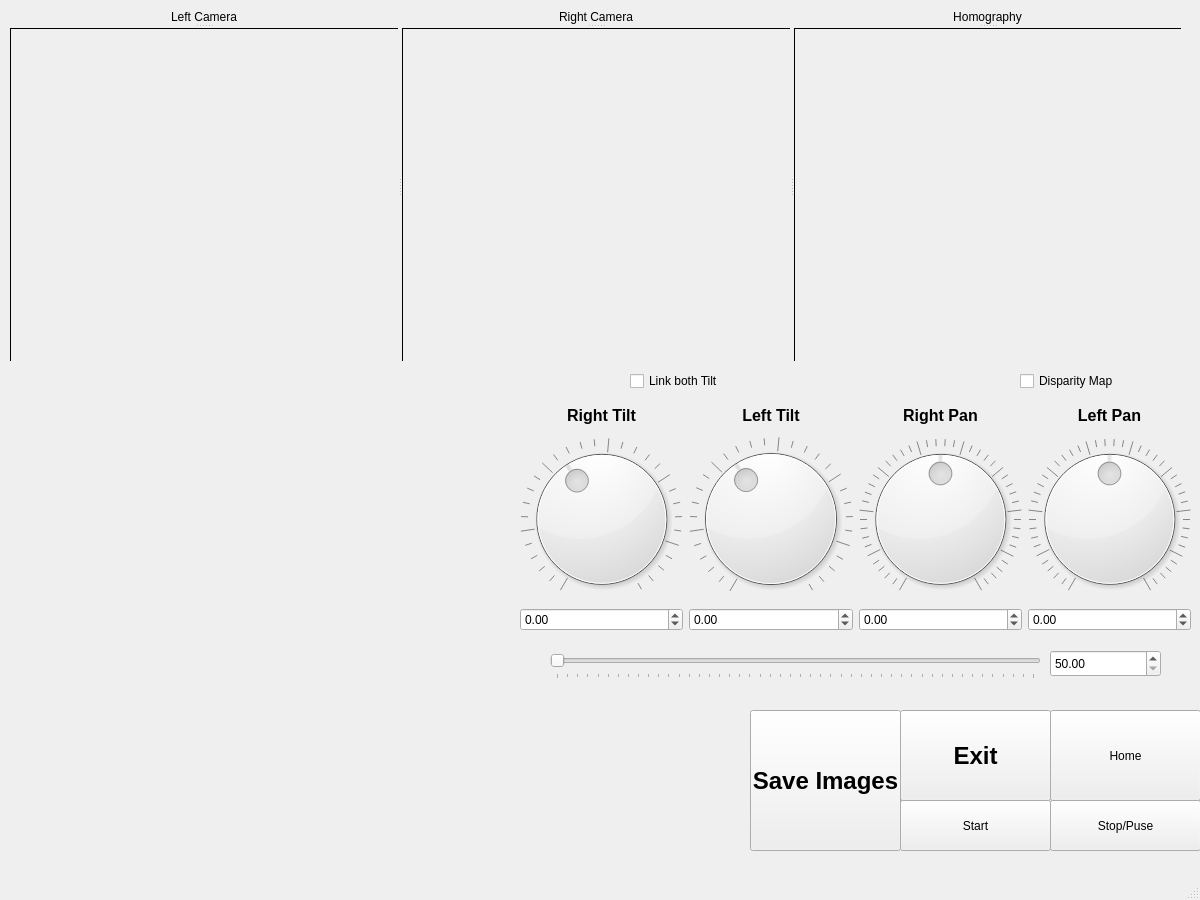
<?xml version="1.0" encoding="UTF-8"?>
<ui version="4.0">
 <class>MainWindow</class>
 <widget class="QMainWindow" name="MainWindow">
  <property name="geometry">
   <rect>
    <x>0</x>
    <y>0</y>
    <width>1200</width>
    <height>900</height>
   </rect>
  </property>
  <property name="minimumSize">
   <size>
    <width>1200</width>
    <height>900</height>
   </size>
  </property>
  <property name="maximumSize">
   <size>
    <width>1200</width>
    <height>900</height>
   </size>
  </property>
  <property name="mouseTracking">
   <bool>true</bool>
  </property>
  <property name="windowTitle">
   <string>MainWindow</string>
  </property>
  <widget class="QWidget" name="centralwidget">
   <widget class="QSplitter" name="splitter_4">
    <property name="geometry">
     <rect>
      <x>10</x>
      <y>10</y>
      <width>1171</width>
      <height>351</height>
     </rect>
    </property>
    <property name="orientation">
     <enum>Qt::Horizontal</enum>
    </property>
    <widget class="QSplitter" name="splitter">
     <property name="orientation">
      <enum>Qt::Vertical</enum>
     </property>
     <widget class="QLabel" name="label">
      <property name="text">
       <string>Left Camera</string>
      </property>
      <property name="alignment">
       <set>Qt::AlignCenter</set>
      </property>
     </widget>
     <widget class="QLabel" name="left_display">
      <property name="minimumSize">
       <size>
        <width>420</width>
        <height>420</height>
       </size>
      </property>
      <property name="frameShape">
       <enum>QFrame::Box</enum>
      </property>
      <property name="text">
       <string/>
      </property>
     </widget>
    </widget>
    <widget class="QSplitter" name="splitter_2">
     <property name="orientation">
      <enum>Qt::Vertical</enum>
     </property>
     <widget class="QLabel" name="label_2">
      <property name="text">
       <string>Right Camera</string>
      </property>
      <property name="alignment">
       <set>Qt::AlignCenter</set>
      </property>
     </widget>
     <widget class="QLabel" name="right_display">
      <property name="minimumSize">
       <size>
        <width>420</width>
        <height>420</height>
       </size>
      </property>
      <property name="frameShape">
       <enum>QFrame::Box</enum>
      </property>
      <property name="text">
       <string/>
      </property>
     </widget>
    </widget>
    <widget class="QSplitter" name="splitter_3">
     <property name="orientation">
      <enum>Qt::Vertical</enum>
     </property>
     <widget class="QLabel" name="label_3">
      <property name="text">
       <string>Homography</string>
      </property>
      <property name="alignment">
       <set>Qt::AlignCenter</set>
      </property>
     </widget>
     <widget class="QLabel" name="disparity_display">
      <property name="minimumSize">
       <size>
        <width>420</width>
        <height>420</height>
       </size>
      </property>
      <property name="frameShape">
       <enum>QFrame::Box</enum>
      </property>
      <property name="text">
       <string/>
      </property>
     </widget>
    </widget>
   </widget>
   <widget class="QPushButton" name="StartStreaming">
    <property name="geometry">
     <rect>
      <x>900</x>
      <y>800</y>
      <width>151</width>
      <height>51</height>
     </rect>
    </property>
    <property name="text">
     <string>Start</string>
    </property>
   </widget>
   <widget class="QPushButton" name="StopStreaming">
    <property name="geometry">
     <rect>
      <x>1050</x>
      <y>800</y>
      <width>151</width>
      <height>51</height>
     </rect>
    </property>
    <property name="text">
     <string>Stop/Puse</string>
    </property>
   </widget>
   <widget class="QPushButton" name="HomeButton">
    <property name="geometry">
     <rect>
      <x>1050</x>
      <y>710</y>
      <width>151</width>
      <height>91</height>
     </rect>
    </property>
    <property name="text">
     <string>Home</string>
    </property>
   </widget>
   <widget class="QPushButton" name="ExitButton">
    <property name="geometry">
     <rect>
      <x>900</x>
      <y>710</y>
      <width>151</width>
      <height>91</height>
     </rect>
    </property>
    <property name="font">
     <font>
      <pointsize>18</pointsize>
      <weight>75</weight>
      <bold>true</bold>
     </font>
    </property>
    <property name="text">
     <string>Exit</string>
    </property>
    <property name="checkable">
     <bool>false</bool>
    </property>
   </widget>
   <widget class="QPushButton" name="SaveButtom">
    <property name="geometry">
     <rect>
      <x>750</x>
      <y>710</y>
      <width>151</width>
      <height>141</height>
     </rect>
    </property>
    <property name="font">
     <font>
      <pointsize>18</pointsize>
      <weight>75</weight>
      <bold>true</bold>
     </font>
    </property>
    <property name="text">
     <string>Save Images</string>
    </property>
    <property name="checkable">
     <bool>false</bool>
    </property>
   </widget>
   <widget class="QWidget" name="layoutWidget">
    <property name="geometry">
     <rect>
      <x>520</x>
      <y>400</y>
      <width>671</width>
      <height>231</height>
     </rect>
    </property>
    <layout class="QHBoxLayout" name="horizontalLayout">
     <item>
      <layout class="QVBoxLayout" name="verticalLayout_2">
       <item>
        <widget class="QLabel" name="label_7">
         <property name="minimumSize">
          <size>
           <width>0</width>
           <height>30</height>
          </size>
         </property>
         <property name="maximumSize">
          <size>
           <width>16777215</width>
           <height>30</height>
          </size>
         </property>
         <property name="font">
          <font>
           <pointsize>12</pointsize>
           <weight>75</weight>
           <bold>true</bold>
          </font>
         </property>
         <property name="text">
          <string>Right Tilt</string>
         </property>
         <property name="alignment">
          <set>Qt::AlignCenter</set>
         </property>
        </widget>
       </item>
       <item>
        <widget class="QDial" name="RightTiltDial">
         <property name="autoFillBackground">
          <bool>false</bool>
         </property>
         <property name="styleSheet">
          <string notr="true"> background-color:QLinearGradient( 
            x1: 0.177, y1: 0.004, x2: 0.831, y2: 0.911, 
            stop: 0 white, 
            stop: 0.061 white, 
            stop: 0.066 lightgray, 
            stop: 0.5 #242424, 
            stop: 0.505 #000000,
            stop: 0.827 #040404,
            stop: 0.966 #292929,
            stop: 0.983 #2e2e2e
        );
</string>
         </property>
         <property name="inputMethodHints">
          <set>Qt::ImhNone</set>
         </property>
         <property name="minimum">
          <number>-45</number>
         </property>
         <property name="maximum">
          <number>70</number>
         </property>
         <property name="invertedAppearance">
          <bool>false</bool>
         </property>
         <property name="invertedControls">
          <bool>false</bool>
         </property>
         <property name="notchesVisible">
          <bool>true</bool>
         </property>
        </widget>
       </item>
       <item>
        <widget class="QDoubleSpinBox" name="RightTiltDoubleSpinBox">
         <property name="minimum">
          <double>-90.989999999999995</double>
         </property>
         <property name="maximum">
          <double>90.989999999999995</double>
         </property>
        </widget>
       </item>
      </layout>
     </item>
     <item>
      <layout class="QVBoxLayout" name="verticalLayout_3">
       <item>
        <widget class="QLabel" name="label_6">
         <property name="minimumSize">
          <size>
           <width>0</width>
           <height>30</height>
          </size>
         </property>
         <property name="maximumSize">
          <size>
           <width>16777215</width>
           <height>30</height>
          </size>
         </property>
         <property name="font">
          <font>
           <pointsize>12</pointsize>
           <weight>75</weight>
           <bold>true</bold>
          </font>
         </property>
         <property name="text">
          <string>Left Tilt</string>
         </property>
         <property name="alignment">
          <set>Qt::AlignCenter</set>
         </property>
        </widget>
       </item>
       <item>
        <widget class="QDial" name="LeftTiltDial">
         <property name="autoFillBackground">
          <bool>false</bool>
         </property>
         <property name="styleSheet">
          <string notr="true"> background-color:QLinearGradient( 
            x1: 0.177, y1: 0.004, x2: 0.831, y2: 0.911, 
            stop: 0 white, 
            stop: 0.061 white, 
            stop: 0.066 lightgray, 
            stop: 0.5 #242424, 
            stop: 0.505 #000000,
            stop: 0.827 #040404,
            stop: 0.966 #292929,
            stop: 0.983 #2e2e2e
        );
</string>
         </property>
         <property name="inputMethodHints">
          <set>Qt::ImhNone</set>
         </property>
         <property name="minimum">
          <number>-45</number>
         </property>
         <property name="maximum">
          <number>70</number>
         </property>
         <property name="invertedAppearance">
          <bool>false</bool>
         </property>
         <property name="invertedControls">
          <bool>false</bool>
         </property>
         <property name="notchesVisible">
          <bool>true</bool>
         </property>
        </widget>
       </item>
       <item>
        <widget class="QDoubleSpinBox" name="LeftTiltDoubleSpinBox">
         <property name="minimum">
          <double>-90.989999999999995</double>
         </property>
         <property name="maximum">
          <double>90.989999999999995</double>
         </property>
        </widget>
       </item>
      </layout>
     </item>
     <item>
      <layout class="QVBoxLayout" name="verticalLayout_4">
       <item>
        <widget class="QLabel" name="label_5">
         <property name="minimumSize">
          <size>
           <width>0</width>
           <height>30</height>
          </size>
         </property>
         <property name="maximumSize">
          <size>
           <width>16777215</width>
           <height>30</height>
          </size>
         </property>
         <property name="font">
          <font>
           <pointsize>12</pointsize>
           <weight>75</weight>
           <bold>true</bold>
          </font>
         </property>
         <property name="text">
          <string>Right Pan</string>
         </property>
         <property name="alignment">
          <set>Qt::AlignCenter</set>
         </property>
        </widget>
       </item>
       <item>
        <widget class="QDial" name="RightPanDial">
         <property name="autoFillBackground">
          <bool>false</bool>
         </property>
         <property name="styleSheet">
          <string notr="true"> background-color:QLinearGradient( 
            x1: 0.177, y1: 0.004, x2: 0.831, y2: 0.911, 
            stop: 0 white, 
            stop: 0.061 white, 
            stop: 0.066 lightgray, 
            stop: 0.5 #242424, 
            stop: 0.505 #000000,
            stop: 0.827 #040404,
            stop: 0.966 #292929,
            stop: 0.983 #2e2e2e
        );
</string>
         </property>
         <property name="inputMethodHints">
          <set>Qt::ImhNone</set>
         </property>
         <property name="minimum">
          <number>-90</number>
         </property>
         <property name="maximum">
          <number>90</number>
         </property>
         <property name="invertedAppearance">
          <bool>false</bool>
         </property>
         <property name="invertedControls">
          <bool>false</bool>
         </property>
         <property name="notchesVisible">
          <bool>true</bool>
         </property>
        </widget>
       </item>
       <item>
        <widget class="QDoubleSpinBox" name="RightPanDoubleSpinBox">
         <property name="minimum">
          <double>-90.989999999999995</double>
         </property>
         <property name="maximum">
          <double>90.989999999999995</double>
         </property>
        </widget>
       </item>
      </layout>
     </item>
     <item>
      <layout class="QVBoxLayout" name="verticalLayout">
       <item>
        <widget class="QLabel" name="label_4">
         <property name="minimumSize">
          <size>
           <width>0</width>
           <height>30</height>
          </size>
         </property>
         <property name="maximumSize">
          <size>
           <width>16777215</width>
           <height>30</height>
          </size>
         </property>
         <property name="font">
          <font>
           <pointsize>12</pointsize>
           <weight>75</weight>
           <bold>true</bold>
          </font>
         </property>
         <property name="text">
          <string>Left Pan</string>
         </property>
         <property name="alignment">
          <set>Qt::AlignCenter</set>
         </property>
        </widget>
       </item>
       <item>
        <widget class="QDial" name="LeftPanDial">
         <property name="mouseTracking">
          <bool>true</bool>
         </property>
         <property name="autoFillBackground">
          <bool>false</bool>
         </property>
         <property name="styleSheet">
          <string notr="true"> background-color:QLinearGradient( 
            x1: 0.177, y1: 0.004, x2: 0.831, y2: 0.911, 
            stop: 0 white, 
            stop: 0.061 white, 
            stop: 0.066 lightgray, 
            stop: 0.5 #242424, 
            stop: 0.505 #000000,
            stop: 0.827 #040404,
            stop: 0.966 #292929,
            stop: 0.983 #2e2e2e
        );
</string>
         </property>
         <property name="inputMethodHints">
          <set>Qt::ImhNone</set>
         </property>
         <property name="minimum">
          <number>-90</number>
         </property>
         <property name="maximum">
          <number>90</number>
         </property>
         <property name="invertedAppearance">
          <bool>false</bool>
         </property>
         <property name="invertedControls">
          <bool>false</bool>
         </property>
         <property name="notchesVisible">
          <bool>true</bool>
         </property>
        </widget>
       </item>
       <item>
        <widget class="QDoubleSpinBox" name="LeftPanDoubleSpinBox">
         <property name="minimum">
          <double>-90.989999999999995</double>
         </property>
         <property name="maximum">
          <double>90.989999999999995</double>
         </property>
        </widget>
       </item>
      </layout>
     </item>
    </layout>
   </widget>
   <widget class="QCheckBox" name="LinkTiltCheckBox">
    <property name="geometry">
     <rect>
      <x>630</x>
      <y>370</y>
      <width>121</width>
      <height>22</height>
     </rect>
    </property>
    <property name="text">
     <string>Link both Tilt</string>
    </property>
    <property name="checked">
     <bool>false</bool>
    </property>
   </widget>
   <widget class="QCheckBox" name="DisparityMapCheckBox">
    <property name="geometry">
     <rect>
      <x>1020</x>
      <y>370</y>
      <width>121</width>
      <height>22</height>
     </rect>
    </property>
    <property name="text">
     <string>Disparity Map</string>
    </property>
    <property name="checked">
     <bool>false</bool>
    </property>
   </widget>
   <widget class="QSlider" name="BaselineHorizontalSlider">
    <property name="geometry">
     <rect>
      <x>550</x>
      <y>650</y>
      <width>491</width>
      <height>29</height>
     </rect>
    </property>
    <property name="styleSheet">
     <string notr="true"/>
    </property>
    <property name="minimum">
     <number>50</number>
    </property>
    <property name="maximum">
     <number>520</number>
    </property>
    <property name="orientation">
     <enum>Qt::Horizontal</enum>
    </property>
    <property name="tickPosition">
     <enum>QSlider::TicksBelow</enum>
    </property>
   </widget>
   <widget class="QDoubleSpinBox" name="BaselineDoubleSpinBox">
    <property name="geometry">
     <rect>
      <x>1050</x>
      <y>650</y>
      <width>111</width>
      <height>27</height>
     </rect>
    </property>
    <property name="minimum">
     <double>50.000000000000000</double>
    </property>
    <property name="maximum">
     <double>520.000000000000000</double>
    </property>
   </widget>
  </widget>
  <widget class="QMenuBar" name="menubar">
   <property name="geometry">
    <rect>
     <x>0</x>
     <y>0</y>
     <width>1200</width>
     <height>25</height>
    </rect>
   </property>
  </widget>
  <widget class="QStatusBar" name="statusbar"/>
 </widget>
 <resources/>
 <connections/>
</ui>
